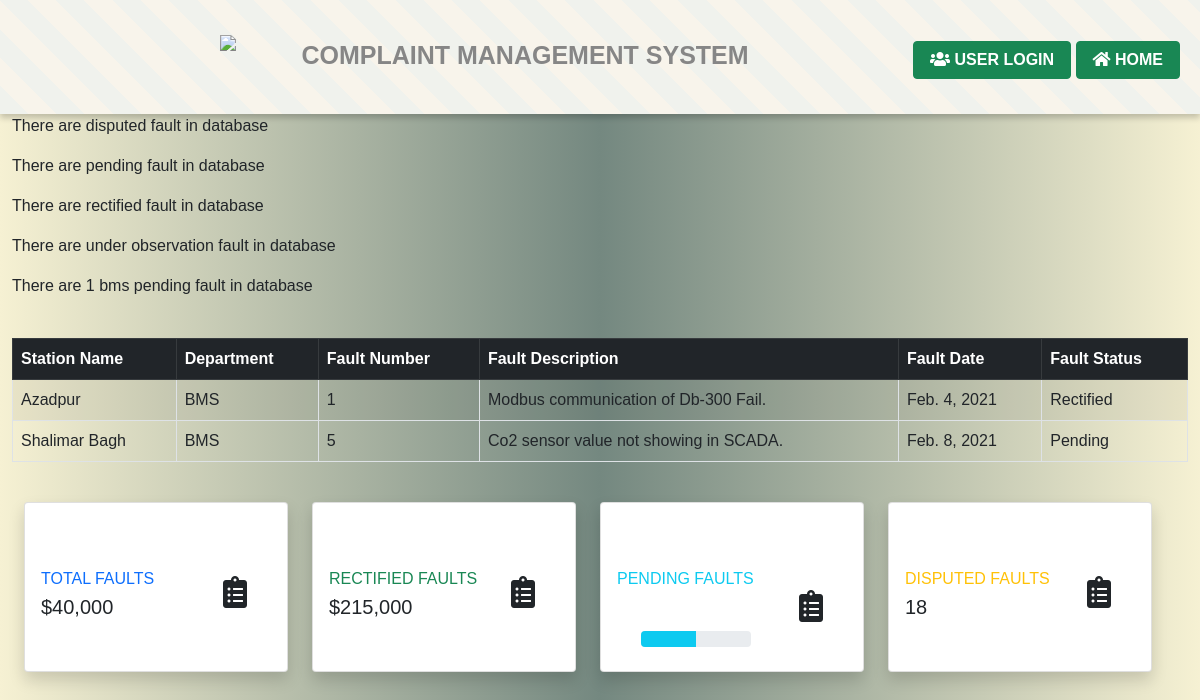
Page /bmsfault on the committed database.
### complaints/models.py (models this page shows)
class FaultDetail(models.Model):
    station = models.ForeignKey(Station, on_delete=models.CASCADE)
    department = models.ForeignKey(Department, on_delete=models.CASCADE)
    fault_no = models.IntegerField()
    fault_description = models.TextField(default='')
    fault_date = models.DateField()
    status = models.ForeignKey(
        Status, on_delete=models.CASCADE)
    date_of_rectification = models.DateField(blank=True, null=True)
    remarks = models.CharField(default='', max_length=255, blank=True)
    date_of_report = models.DateTimeField(default=timezone.now)

class Station(models.Model):
    name = models.CharField(max_length=50, primary_key=True)
    def __str__(self):
        return self.name

class Department(models.Model):
    dep_name = models.CharField(max_length=20, primary_key=True)
    def __str__(self):
        return self.dep_name

class Status(models.Model):
    class Meta:
        verbose_name_plural = "Status"
    cur_status = models.CharField(max_length=20, primary_key=True)
    def __str__(self):
        return self.cur_status

### complaints/views.py (the view)
# urls.py: path('bmsfault', cmsview.bms, name='bms'),
def bms(request):
    bmsfaults = FaultDetail.objects.filter(department_id="BMS")
    bmspendcount = FaultDetail.objects.filter(
        department_id="BMS", status_id="Pending").count()
    bmsrectcount = FaultDetail.objects.filter(
        department_id="BMS", status_id="Rectify").count()
    bmsdisputecount = FaultDetail.objects.filter(
        department_id="BMS", status_id="Disputed").count()
    bmsundrobscount = FaultDetail.objects.filter(
        department_id="BMS", status_id="Under Observation").count()
    return render(request, 'cms/details.html', {'bmsfaults': bmsfaults, 'bmspendcount': bmspendcount,
                                                'bmsrectcount': bmsrectcount, 'bmsdisputecount': bmsdisputecount,
                                                'bmsundrobscount': bmsundrobscount})

### complaints/templates/cms/details.html (shortened to what this page needs)
{% extends 'base.html' %}
{% block content %}
<p>There are {{ disputedcount  }} disputed fault in database</p>
<p>There are {{ pendcount  }} pending fault in database</p>
<p>There are {{ rectifycount  }} rectified fault in database</p>
<p>There are {{ observecount  }} under observation fault in database</p>
<p>There are {{ bmspendcount }} bms pending fault in database</p>
<table class="table table-bordered table-hover table-striped">
    <thead class="table-dark">
        <tr>
            <th>Station Name</th>
            <th>Department</th>
            <th> Fault Number</th>
            <th>Fault Description</th>
            <th>Fault Date</th>
            <th>Fault Status</th>
        </tr>
    </thead>
    <tbody>
        {% for bms in bmsfaults %}
        <tr>
            <td>{{bms.station}}</td>
            <td>{{bms.department}}</td>
            <td>{{bms.fault_no}}</td>
            <td>{{bms.fault_description}}</td>
            <td>{{bms.fault_date}}</td>
            <td>{{bms.status}}</td>
        </tr>
        {% endfor %}
    </tbody>
</table>
 {% load static %}
                <div class="container-fluid">
                    <div class="row">
                        <div class="col-xl-3 col-md-6 mb-4">
                            <div class="card border-left-primary shadow h-100 py-2">
                                <div class="card-body">
                                    <div class="row no-gutters align-items-center">
                                        <div class="col mr-2">
                                            <div class="text-xs font-weight-bold text-primary text-uppercase mb-1">
                                                Total Faults</div>
                                            <div class="h5 mb-0 font-weight-bold text-gray-800">$40,000</div>
                                        </div>
                                        <div class="col-auto">
                                            <i class="fas fa-clipboard-list fa-2x text-gray-300"></i>
                                        </div>
                                    </div>
                                </div>
                            </div>
                        </div>
                        <div class="col-xl-3 col-md-6 mb-4">
                            <div class="card border-left-success shadow h-100 py-2">
                                <div class="card-body">
                                    <div class="row no-gutters align-items-center">
                                        <div class="col mr-2">
                                            <div class="text-xs font-weight-bold text-success text-uppercase mb-1">
                                                Rectified Faults</div>
                                            <div class="h5 mb-0 font-weight-bold text-gray-800">$215,000</div>
                                        </div>
                                        <div class="col-auto">
                                            <i class="fas fa-clipboard-list fa-2x text-gray-300"></i>
                                        </div>
                                    </div>
                                </div>
                            </div>
                        </div>
                        <div class="col-xl-3 col-md-6 mb-4">
                            <div class="card border-left-info shadow h-100 py-2">
                                <div class="card-body">
                                    <div class="row no-gutters align-items-center">
                                        <div class="col mr-2">
                                            <div class="text-xs font-weight-bold text-info text-uppercase mb-1">Pending Faults
                                            </div>
                                            <div class="row no-gutters align-items-center">
                                                <div class="col">
                                                    <div class="progress progress-sm mr-2">
                                                        <div class="progress-bar bg-info" role="progressbar"
                                                            style="width: 50%" aria-valuenow="50" aria-valuemin="0"
                                                            aria-valuemax="100"></div>
                                                    </div>
                                                </div>
                                            </div>
                                        </div>
                                        <div class="col-auto">
                                            <i class="fas fa-clipboard-list fa-2x text-gray-300"></i>
                                        </div>
                                    </div>
                                </div>
                            </div>
                        </div>
                        <div class="col-xl-3 col-md-6 mb-4">
                            <div class="card border-left-warning shadow h-100 py-2">
                                <div class="card-body">
                                    <div class="row no-gutters align-items-center">
                                        <div class="col mr-2">
                                            <div class="text-xs font-weight-bold text-warning text-uppercase mb-1">
                                                Disputed Faults</div>
                                            <div class="h5 mb-0 font-weight-bold text-gray-800">18</div>
                                        </div>
                                        <div class="col-auto">
                                            <i class="fas fa-clipboard-list fa-2x text-gray-300"></i>
                                        </div>
                                    </div>
                                </div>
                            </div>
                        </div>
                    </div>
{% endblock %}

### templates/base.html (style rules this page uses)
body { margin: 0; font-family: 'Montserrat', sans-serif; background: linear-gradient(to right, #f6f1d3, #748880, #f6f1d3); }
.row { width: 100%; display: flex; margin-top:40px; }

### rows in the picture
FaultDetail: station "Azadpur", department "BMS", fault_no "1", fault_description "Modbus communication of Db-300 Fail.", fault_date "Feb. 4, 2021", status "Rectified"
FaultDetail: station "Shalimar Bagh", department "BMS", fault_no "5", fault_description "Co2 sensor value not showing in SCADA.", fault_date "Feb. 8, 2021", status "Pending"

### other values in the picture
{{ bmspendcount }} "1"
